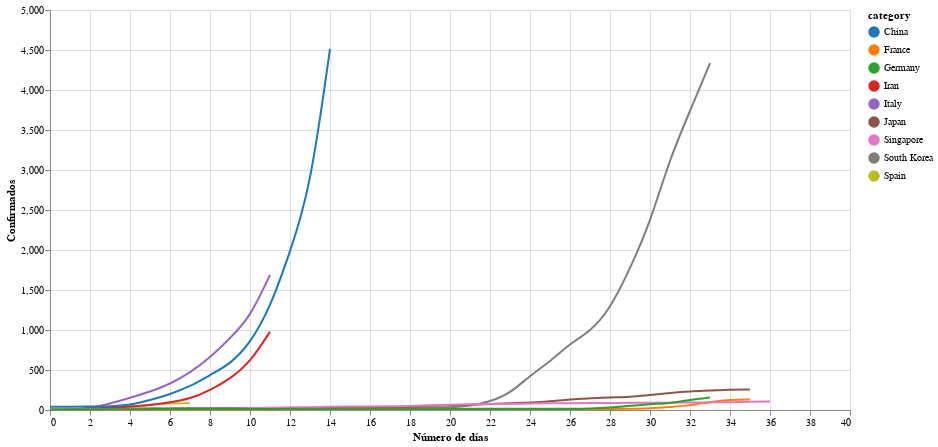

The notebook cell saved with this chart:
### Markdown cell above
### Hasta la actualidad e incluyendo los 15 primeros días de China

### Code cell
# collapse
# get data
response = requests.get('https://docs.google.com/spreadsheet/ccc?key=1Z7VQ5xlf3BaTx_LBBblsW4hLoGYWnZyog3jqsS9Dbgc&output=csv&gid=0')
assert response.status_code == 200, 'Wrong status code'
data = response.content
df = pd.read_csv(BytesIO(data))
df = df[df.columns[2:]][1:65].T.reset_index(drop=True)
col_names = df.iloc[0]
col_names[1] = 'Fecha'
df.columns = col_names
df = df.drop(df.index[0])
df['Fecha'] = pd.to_datetime(df['Fecha'], utc=True)
df = df.set_index('Fecha')
df = df.applymap(lambda a: str(a).replace(',',''))
df = df.apply(pd.to_numeric, errors='coerce')
keep = ['Spain', 'Italy', 'South Korea', 'Iran', 'Japan', 'France', 'Singapore', 'China', 'Germany']
df = df[keep]

# align data
aligned_data = {}
daily_delta = 2
plus_days = 35 + daily_delta
plus_spain = 6 + daily_delta
plus_iran = 10 + daily_delta
plus_italy = 10 + daily_delta
plus_china = 15

aligned_data['Spain'] = np.array(df['Spain'][42:42+plus_spain])
aligned_data['Italy'] = np.array(df['Italy'][37:37+plus_italy])
aligned_data['South Korea'] = np.array(df['South Korea'][16:16+plus_days])
aligned_data['Iran'] = np.array(df['Iran'][37:37+plus_iran])
aligned_data['Japan'] = np.array(df['Japan'][14:14+plus_days])
aligned_data['France'] = np.array(df['France'][14:14+plus_days])
aligned_data['Singapore'] = np.array(df['Singapore'][12:12+plus_days])
aligned_data['Germany'] = np.array(df['Germany'][16:16+plus_days])
aligned_data['China'] = np.array(df['China'][0:0+plus_china])
df_aligned = pd.DataFrame(dict([(k,pd.Series(v)) for k,v in aligned_data.items() ]))
df = df_aligned

# plot

# color scheme
def my_theme():
    return {
        'config': {
            'range': {'category': {'scheme': 'category10'}}
        }
    }

# Register and enable.
alt.themes.register('my_theme', my_theme)
alt.themes.enable('my_theme')

source = df.reset_index().melt('index', var_name='category', value_name='Confirmados')
source.index = list(source.index)
source.index = source.index.astype(int)
selection = alt.selection_multi(fields=['category'], bind='legend')

line = alt.Chart(source).mark_line(interpolate='basis').encode(
    alt.X('index:Q', axis=alt.Axis(tickRound=True), title='Número de días'),
    alt.Y('Confirmados:Q'),
    alt.Color('category:N'),
    opacity=alt.condition(selection, alt.value(1), alt.value(0.2))
)

nearest = alt.selection(type='single', nearest=True, on='mouseover',
                        fields=['index'], empty='none')

# Transparent selectors across the chart. This is what tells us
# the x-value of the cursor
selectors = alt.Chart(source).mark_point().encode(
    x='index:Q',
    opacity=alt.value(0),
).add_selection(
    nearest
)

# Draw points on the line, and highlight based on selection
points = line.mark_point().encode(
    opacity=alt.condition(nearest, alt.value(1), alt.value(0))
)

# Draw text labels near the points, and highlight based on selection
text = line.mark_text(align='left', dx=5, dy=-5).encode(
    text=alt.condition(nearest, 'Confirmados:Q', alt.value(' '))
)

line = line.add_selection(
    selection
)

# Draw a rule at the location of the selection
rules = alt.Chart(source).mark_rule(color='gray').encode(
    x='index:Q',
).transform_filter(
    nearest
)

# Put the five layers into a chart and bind the data
alt.layer(
    line, selectors, points, rules, text
).properties(
    width=800, height=400
)

### Figure 1 — Vega-Lite specification as saved in the notebook (floating-point values rounded to 4 significant figures; data arrays with more than 128 entries replaced by an {"elided": "..."} marker saying what was removed)
{"config": {"range": {"category": {"scheme": "category10"}}}, "layer": [{"mark": {"type": "line", "interpolate": "basis"}, "encoding": {"color": {"type": "nominal", "field": "category"}, "opacity": {"condition": {"value": 1, "selection": "selector016"}, "value": 0.2}, "x": {"type": "quantitative", "axis": {"tickRound": true}, "field": "index", "title": "Número de días"}, "y": {"type": "quantitative", "field": "Confirmados"}}, "selection": {"selector016": {"type": "multi", "fields": ["category"], "bind": "legend"}}}, {"mark": "point", "encoding": {"opacity": {"value": 0}, "x": {"type": "quantitative", "field": "index"}}, "selection": {"selector017": {"type": "single", "nearest": true, "on": "mouseover", "fields": ["index"], "empty": "none"}}}, {"mark": "point", "encoding": {"color": {"type": "nominal", "field": "category"}, "opacity": {"condition": {"value": 1, "selection": "selector017"}, "value": 0}, "x": {"type": "quantitative", "axis": {"tickRound": true}, "field": "index", "title": "Número de días"}, "y": {"type": "quantitative", "field": "Confirmados"}}}, {"mark": {"type": "rule", "color": "gray"}, "encoding": {"x": {"type": "quantitative", "field": "index"}}, "transform": [{"filter": {"selection": "selector017"}}]}, {"mark": {"type": "text", "align": "left", "dx": 5, "dy": -5}, "encoding": {"color": {"type": "nominal", "field": "category"}, "opacity": {"condition": {"value": 1, "selection": "selector016"}, "value": 0.2}, "text": {"condition": {"type": "quantitative", "field": "Confirmados", "selection": "selector017"}, "value": " "}, "x": {"type": "quantitative", "axis": {"tickRound": true}, "field": "index", "title": "Número de días"}, "y": {"type": "quantitative", "field": "Confirmados"}}}], "data": {"name": "data-30f240ca11b1261de43076d94c104a98"}, "height": 400, "width": 800, "$schema": "https://vega.github.io/schema/vega-lite/v4.0.2.json", "datasets": {"data-30f240ca11b1261de43076d94c104a98": {"elided": "333 records"}}}
